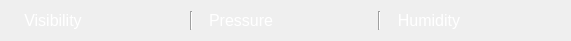
     <widget class="QWidget" name="layoutWidget3">
      <property name="geometry">
       <rect>
        <x>710</x>
        <y>350</y>
        <width>571</width>
        <height>32</height>
       </rect>
      </property>
      <layout class="QHBoxLayout" name="horizontalLayout_17">
       <item>
        <layout class="QHBoxLayout" name="horizontalLayout_18">
         <item>
          <widget class="QLabel" name="visibility_2">
           <property name="font">
            <font>
             <family>Yu Gothic UI</family>
             <pointsize>12</pointsize>
            </font>
           </property>
           <property name="styleSheet">
            <string notr="true">color: rgb(255, 255, 255);</string>
           </property>
           <property name="text">
            <string>Visibility</string>
           </property>
           <property name="alignment">
            <set>Qt::AlignCenter</set>
           </property>
          </widget>
         </item>
         <item>
          <widget class="QLabel" name="visibilityValue_2">
           <property name="font">
            <font>
             <family>Yu Gothic UI</family>
             <pointsize>12</pointsize>
            </font>
           </property>
           <property name="styleSheet">
            <string notr="true">color: rgb(255, 255, 255);</string>
           </property>
           <property name="text">
            <string/>
           </property>
           <property name="alignment">
            <set>Qt::AlignCenter</set>
           </property>
          </widget>
         </item>
        </layout>
       </item>
       <item>
        <widget class="Line" name="line_9">
         <property name="font">
          <font>
           <weight>75</weight>
           <bold>true</bold>
          </font>
         </property>
         <property name="styleSheet">
          <string notr="true">color: rgb(85, 255, 127);</string>
         </property>
         <property name="orientation">
          <enum>Qt::Vertical</enum>
         </property>
        </widget>
       </item>
       <item>
        <layout class="QHBoxLayout" name="horizontalLayout_19">
         <item>
          <widget class="QLabel" name="pressure_2">
           <property name="font">
            <font>
             <family>Yu Gothic UI</family>
             <pointsize>12</pointsize>
            </font>
           </property>
           <property name="styleSheet">
            <string notr="true">color: rgb(255, 255, 255);</string>
           </property>
           <property name="text">
            <string>Pressure</string>
           </property>
           <property name="alignment">
            <set>Qt::AlignCenter</set>
           </property>
          </widget>
         </item>
         <item>
          <widget class="QLabel" name="pressurevalue_2">
           <property name="font">
            <font>
             <family>Yu Gothic UI</family>
             <pointsize>12</pointsize>
            </font>
           </property>
           <property name="styleSheet">
            <string notr="true">color: rgb(255, 255, 255);</string>
           </property>
           <property name="text">
            <string/>
           </property>
           <property name="alignment">
            <set>Qt::AlignCenter</set>
           </property>
          </widget>
         </item>
        </layout>
       </item>
       <item>
        <widget class="Line" name="line_10">
         <property name="font">
          <font>
           <pointsize>10</pointsize>
           <weight>75</weight>
           <bold>true</bold>
          </font>
         </property>
         <property name="styleSheet">
          <string notr="true">color: rgb(85, 255, 127);</string>
         </property>
         <property name="orientation">
          <enum>Qt::Vertical</enum>
         </property>
        </widget>
       </item>
       <item>
        <layout class="QHBoxLayout" name="horizontalLayout_20">
         <item>
          <widget class="QLabel" name="humidity_2">
           <property name="font">
            <font>
             <family>Yu Gothic UI</family>
             <pointsize>12</pointsize>
            </font>
           </property>
           <property name="styleSheet">
            <string notr="true">color: rgb(255, 255, 255);</string>
           </property>
           <property name="text">
            <string>Humidity</string>
           </property>
           <property name="alignment">
            <set>Qt::AlignCenter</set>
           </property>
          </widget>
         </item>
         <item>
          <widget class="QLabel" name="humidityValue_2">
           <property name="font">
            <font>
             <family>Yu Gothic UI</family>
             <pointsize>12</pointsize>
            </font>
           </property>
           <property name="styleSheet">
            <string notr="true">color: rgb(255, 255, 255);</string>
           </property>
           <property name="text">
            <string/>
           </property>
           <property name="alignment">
            <set>Qt::AlignCenter</set>
           </property>
          </widget>
         </item>
        </layout>
       </item>
      </layout>
     </widget>
